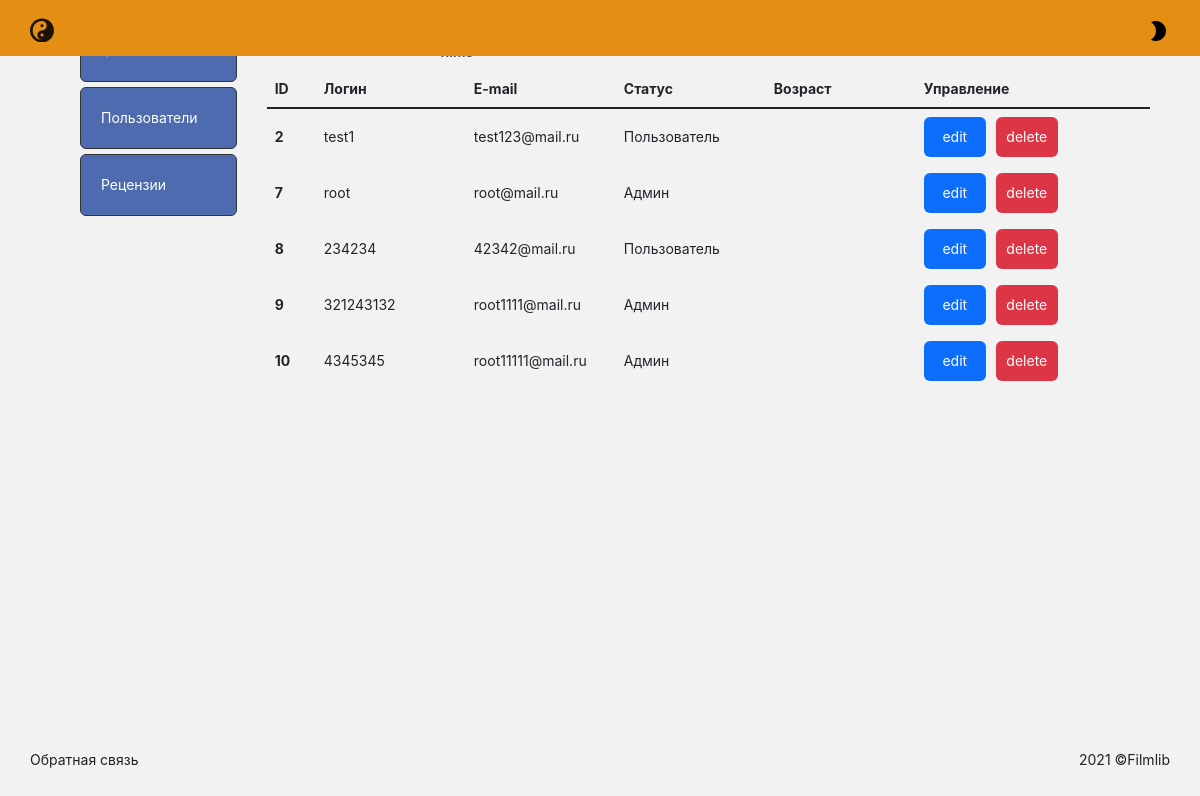
Page /admin/users/index.php on the committed database.
### tables this page shows
CREATE TABLE `users` (
  `id` int NOT NULL,
  `username` varchar(255) NOT NULL,
  `email` varchar(255) NOT NULL,
  `age` int DEFAULT NULL,
  `created` timestamp NOT NULL DEFAULT CURRENT_TIMESTAMP,
  `password` varchar(255) NOT NULL,
  `admin` tinyint NOT NULL,
  `change_key` varchar(255) DEFAULT NULL
);

### app/Database/db.php (called while the page is built, shortened)
<?php
require('connect.php');
function dbCheckError($query){
    $errInfo=$query->errorInfo();
    return true;
}
function selectAll($table,$params=[]){
    global $pdo;
    $sql="SELECT * From $table";
    $query=$pdo->prepare($sql);
    $query->execute();
    return $query->fetchAll();
}

### app/controllers/users.php (called while the page is built, shortened)
<?php
$users_admin=selectAll('users');

### admin/users/index.php (the view, shortened to what this page needs)
<?php
include '../../app/Database/db.php';
include '../../app/controllers/users.php';
?>
<!DOCTYPE html>
<html lang="ru">
<head>
    <link rel="stylesheet" href="/assets/scss/vendor.css" />
    <link rel="stylesheet" href="https://cdn.jsdelivr.net/npm/bootstrap@5.1.3/dist/css/bootstrap.min.css">
    <link
        rel="stylesheet"
        href="https://unpkg.com/swiper@7/swiper-bundle.min.css"
    />
    <link rel="stylesheet" href="/assets/scss/main.css" />
</head>
<body>
<?php include('../../app/includes/admin_header.php');?>
<main id="main " >
    <div class="admin-wrapper">
        <?php
        include "../../app/includes/admin_sidebar.php";?>
        <section class="admin-table--wrapper">
            <div class="admin-table--manage">
                <a href="<?=BASE_URL.'admin/users/create.php';?>" class="admin-table--manage_btn btn btn-warning">Add film</a>
                <a href="<?=BASE_URL.'admin/users/index.php';?>" class="admin-table--manage_btn btn btn-success">Manage films</a>
            </div>
            <table class="admin-table table align-middle">
                <thead>
                <tr>
                    <th scope="col">ID</th>
                    <th scope="col">Логин</th>
                    <th scope="col">E-mail</th>
                    <th scope="col">Статус</th>
                    <th scope="col">Возраст</th>
                    <th scope="col">Управление</th>
                </tr>
                </thead>
                <tbody>
                <?php foreach ($users_admin as $key=>$user_admin):?>
                <tr>
                    <th scope="row"><?=$user_admin['id'];?></th>
                    <td><?=$user_admin['username'];?></td>
                    <td class="admin-table__description">
                        <p>
                            <?=$user_admin['email'];?>
                        </p>
                    </td>
                    <?php if($user_admin['admin']==1):?>
                    <td>Админ</td>
                    <?php else: ?>
                    <td>Пользователь</td>
                    <?php endif; ?>
                    <td><?=$user_admin['age']?></td>
                    <td class="admin-table-control">
                        <a class="admin-table-control_btn btn-primary" href="edit.php?edit_id=<?=$user_admin['id'];?>">edit</a>
                        <a class="admin-table-control_btn btn-danger" href="index.php?delete_id=<?=$user_admin['id'];?>">delete</a>
                    </td>
                </tr>
                <?php endforeach;?>
                </tbody>
            </table>
        </section>
    </div>
</main>
<?php include ('../../app/includes/footer.php')?>
</body>
</html>

### app/includes/admin_header.php (shortened to what this page needs)
<header id="header">
    <div class="header">
        <div class="header-navigation">
            <a
                href="<?php echo BASE_URL?>index.php"
                class="header-logo header-svg header-nav--item"
            >
            </a>
        </div>
        <div class="header-second">
            <button class="header-second-theme">
                <svg class="theme-light header-logo-ico" focusable="false" viewBox="0 0 24 24" aria-hidden="true" role="presentation"><path d="M10 2c-1.82 0-3.53.5-5 1.35C7.99 5.08 10 8.3 10 12s-2.01 6.92-5 8.65C6.47 21.5 8.18 22 10 22c5.52 0 10-4.48 10-10S15.52 2 10 2z"></path></svg>
            </button>
        </div>
    </div>
</header>

### app/includes/admin_sidebar.php (shortened to what this page needs)
<nav class="admin-nav">
    <ul class="admin-nav--list">
        <li class="admin-nav--list__item" ><a class="admin-nav--list__item-link" href=" <?= BASE_URL."admin/films/index.php"?>">Фильмы</a></li>
        <li class="admin-nav--list__item"><a class="admin-nav--list__item-link" href="<?= BASE_URL. "admin/users/index.php";?>">Пользователи</a></li>
        <li class="admin-nav--list__item"><a class="admin-nav--list__item-link" href="<?= BASE_URL. "admin/overview/index.php";?>">Рецензии</a></li>
    </ul>
</nav>

### app/includes/footer.php
<footer id="footer">
    <div class="footer">
        <p><a href="">Обратная связь</a></p>
        <p>2021 © <a href="/index.php">Filmlib</a></p>
    </div>
</footer>

### rows in the picture
users: id "2", username "test1", email "test123@mail.ru", admin "Пользователь"
users: id "7", username "root", email "root@mail.ru", admin "Админ"
users: id "8", username "234234", email "42342@mail.ru", admin "Пользователь"
users: id "9", username "321243132", email "root1111@mail.ru", admin "Админ"
users: id "10", username "4345345", email "root11111@mail.ru", admin "Админ"
